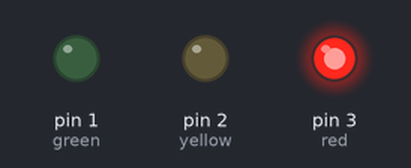
Bench run of a sketch on a simulated Arduino Uno, built with avr-gcc and run on an emulated ATmega328P. Shown: output pins drawn as LEDs (lit = HIGH).

Above: at 5.0 s.
At 10.5 s:
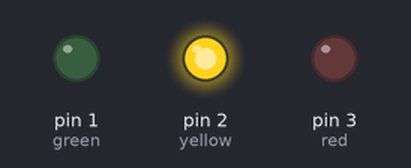
At 17.0 s:
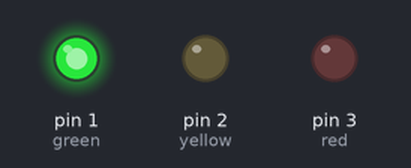
Timing chart, 0 to 29.9 s (numbered marks = the images above):
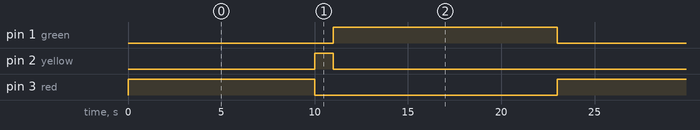

The sketch:

DOUBLE_PHASE_TRAFFIC_LIGHT_CONTROLLER.ino
```cpp
// MAKE BY SUMIT
int green = 1;
int yellow= 2;
int red   = 3;
void setup(){
  pinMode(red,OUTPUT);
  pinMode(yellow,OUTPUT);
  pinMode(green,OUTPUT);
}
void loop(){
  digitalWrite(red, HIGH);
  digitalWrite(yellow, LOW);
  digitalWrite(green, LOW);
  delay(10000);
   digitalWrite(yellow, HIGH);
   digitalWrite(red, LOW);
  digitalWrite(green, LOW);
  delay(1000);
  digitalWrite(green, HIGH);
  digitalWrite(yellow, LOW);
  digitalWrite(red, LOW);
  delay(12000);
}
```

Measured:
- by itself, pin 1 (green): alternates HIGH for 12.0 s and LOW for 11.0 s
- by itself, pin 2 (yellow): alternates HIGH for 1.0 s and LOW for 22.0 s
- by itself, pin 3 (red): alternates HIGH for 10.0 s and LOW for 13.0 s
